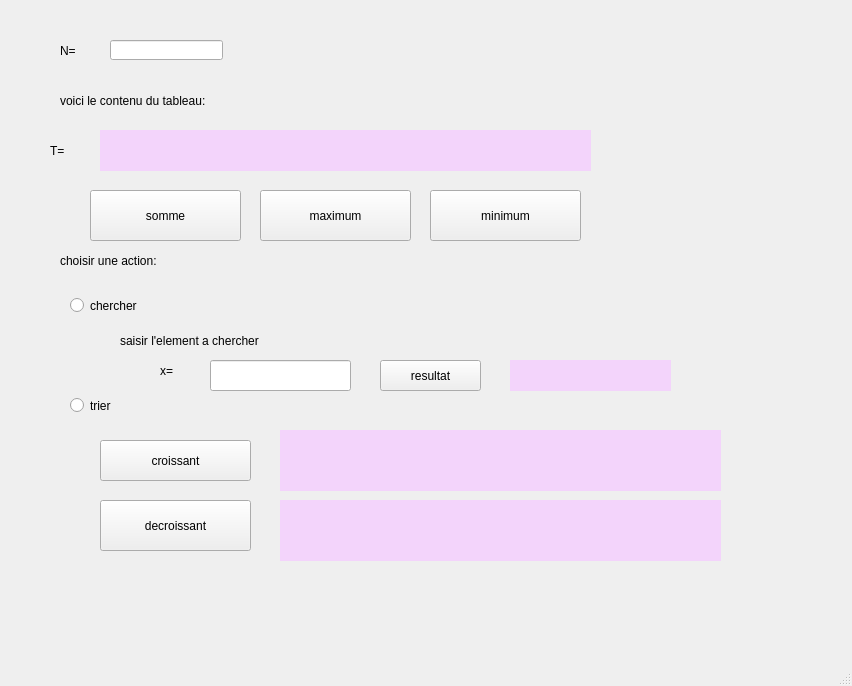
<?xml version="1.0" encoding="UTF-8"?>
<ui version="4.0">
 <class>MainWindow</class>
 <widget class="QMainWindow" name="MainWindow">
  <property name="geometry">
   <rect>
    <x>0</x>
    <y>0</y>
    <width>852</width>
    <height>686</height>
   </rect>
  </property>
  <property name="windowTitle">
   <string>MainWindow</string>
  </property>
  <property name="styleSheet">
   <string notr="true">font: 18pt &quot;MS Shell Dlg 2&quot;;</string>
  </property>
  <widget class="QWidget" name="centralwidget">
   <widget class="QLabel" name="label">
    <property name="geometry">
     <rect>
      <x>60</x>
      <y>40</y>
      <width>91</width>
      <height>21</height>
     </rect>
    </property>
    <property name="text">
     <string>N=</string>
    </property>
   </widget>
   <widget class="QLineEdit" name="n">
    <property name="geometry">
     <rect>
      <x>110</x>
      <y>40</y>
      <width>113</width>
      <height>20</height>
     </rect>
    </property>
   </widget>
   <widget class="QPushButton" name="somme">
    <property name="geometry">
     <rect>
      <x>90</x>
      <y>190</y>
      <width>151</width>
      <height>51</height>
     </rect>
    </property>
    <property name="text">
     <string>somme</string>
    </property>
   </widget>
   <widget class="QRadioButton" name="radioButton">
    <property name="geometry">
     <rect>
      <x>70</x>
      <y>290</y>
      <width>141</width>
      <height>31</height>
     </rect>
    </property>
    <property name="text">
     <string>chercher</string>
    </property>
   </widget>
   <widget class="QLabel" name="label_2">
    <property name="geometry">
     <rect>
      <x>60</x>
      <y>80</y>
      <width>341</width>
      <height>41</height>
     </rect>
    </property>
    <property name="text">
     <string>voici le contenu du tableau:</string>
    </property>
   </widget>
   <widget class="QLabel" name="label_3">
    <property name="geometry">
     <rect>
      <x>50</x>
      <y>140</y>
      <width>31</width>
      <height>21</height>
     </rect>
    </property>
    <property name="text">
     <string>T=</string>
    </property>
   </widget>
   <widget class="QLabel" name="label_4">
    <property name="geometry">
     <rect>
      <x>100</x>
      <y>130</y>
      <width>491</width>
      <height>41</height>
     </rect>
    </property>
    <property name="styleSheet">
     <string notr="true">background-color: rgb(165, 197, 255);
background-color: rgb(249, 207, 255);
background-color: rgba(244, 203, 255, 190);</string>
    </property>
    <property name="text">
     <string/>
    </property>
   </widget>
   <widget class="QPushButton" name="maximum">
    <property name="geometry">
     <rect>
      <x>260</x>
      <y>190</y>
      <width>151</width>
      <height>51</height>
     </rect>
    </property>
    <property name="text">
     <string>maximum</string>
    </property>
   </widget>
   <widget class="QPushButton" name="minimum">
    <property name="geometry">
     <rect>
      <x>430</x>
      <y>190</y>
      <width>151</width>
      <height>51</height>
     </rect>
    </property>
    <property name="text">
     <string>minimum</string>
    </property>
   </widget>
   <widget class="QLabel" name="label_5">
    <property name="geometry">
     <rect>
      <x>60</x>
      <y>250</y>
      <width>221</width>
      <height>21</height>
     </rect>
    </property>
    <property name="text">
     <string>choisir une action:</string>
    </property>
   </widget>
   <widget class="QRadioButton" name="radioButton_2">
    <property name="geometry">
     <rect>
      <x>70</x>
      <y>390</y>
      <width>141</width>
      <height>31</height>
     </rect>
    </property>
    <property name="text">
     <string>trier</string>
    </property>
   </widget>
   <widget class="QLabel" name="label_6">
    <property name="geometry">
     <rect>
      <x>120</x>
      <y>330</y>
      <width>311</width>
      <height>21</height>
     </rect>
    </property>
    <property name="text">
     <string>saisir l'element a chercher</string>
    </property>
   </widget>
   <widget class="QLabel" name="label_7">
    <property name="geometry">
     <rect>
      <x>160</x>
      <y>360</y>
      <width>311</width>
      <height>21</height>
     </rect>
    </property>
    <property name="text">
     <string>x=</string>
    </property>
   </widget>
   <widget class="QPushButton" name="recherche">
    <property name="geometry">
     <rect>
      <x>380</x>
      <y>360</y>
      <width>101</width>
      <height>31</height>
     </rect>
    </property>
    <property name="text">
     <string>resultat</string>
    </property>
   </widget>
   <widget class="QLabel" name="label_9">
    <property name="geometry">
     <rect>
      <x>510</x>
      <y>360</y>
      <width>161</width>
      <height>31</height>
     </rect>
    </property>
    <property name="styleSheet">
     <string notr="true">background-color: rgb(165, 197, 255);
background-color: rgb(249, 207, 255);
background-color: rgba(244, 203, 255, 190);</string>
    </property>
    <property name="text">
     <string/>
    </property>
   </widget>
   <widget class="QPushButton" name="croissant">
    <property name="geometry">
     <rect>
      <x>100</x>
      <y>440</y>
      <width>151</width>
      <height>41</height>
     </rect>
    </property>
    <property name="text">
     <string>croissant</string>
    </property>
   </widget>
   <widget class="QPushButton" name="decroissant">
    <property name="geometry">
     <rect>
      <x>100</x>
      <y>500</y>
      <width>151</width>
      <height>51</height>
     </rect>
    </property>
    <property name="text">
     <string>decroissant</string>
    </property>
   </widget>
   <widget class="QLabel" name="label_10">
    <property name="geometry">
     <rect>
      <x>280</x>
      <y>430</y>
      <width>441</width>
      <height>61</height>
     </rect>
    </property>
    <property name="styleSheet">
     <string notr="true">background-color: rgb(165, 197, 255);
background-color: rgb(249, 207, 255);
background-color: rgba(244, 203, 255, 190);</string>
    </property>
    <property name="text">
     <string/>
    </property>
   </widget>
   <widget class="QLabel" name="label_11">
    <property name="geometry">
     <rect>
      <x>280</x>
      <y>500</y>
      <width>441</width>
      <height>61</height>
     </rect>
    </property>
    <property name="styleSheet">
     <string notr="true">background-color: rgb(165, 197, 255);
background-color: rgb(249, 207, 255);
background-color: rgba(244, 203, 255, 190);</string>
    </property>
    <property name="text">
     <string/>
    </property>
   </widget>
   <widget class="QLineEdit" name="x">
    <property name="geometry">
     <rect>
      <x>210</x>
      <y>360</y>
      <width>141</width>
      <height>31</height>
     </rect>
    </property>
   </widget>
  </widget>
  <widget class="QMenuBar" name="menubar">
   <property name="geometry">
    <rect>
     <x>0</x>
     <y>0</y>
     <width>852</width>
     <height>39</height>
    </rect>
   </property>
  </widget>
  <widget class="QStatusBar" name="statusbar"/>
 </widget>
 <resources/>
 <connections/>
</ui>
